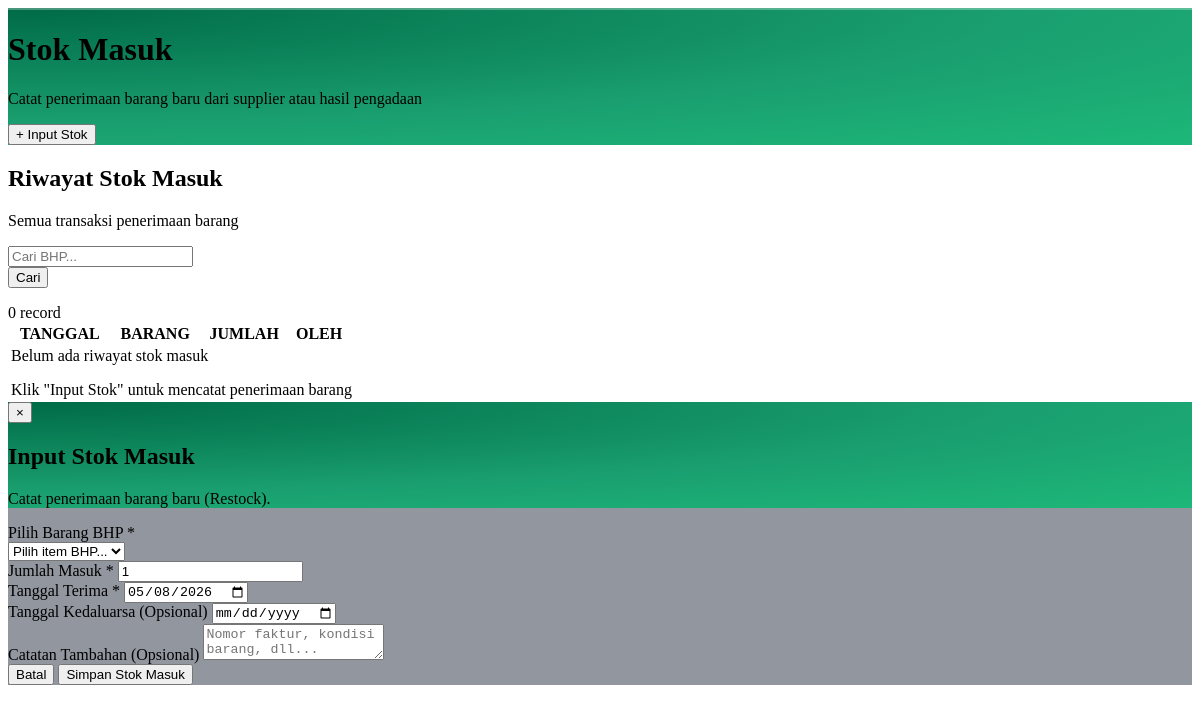
/dokter/contents/stock.php, run on an earlier commit of the app's database.
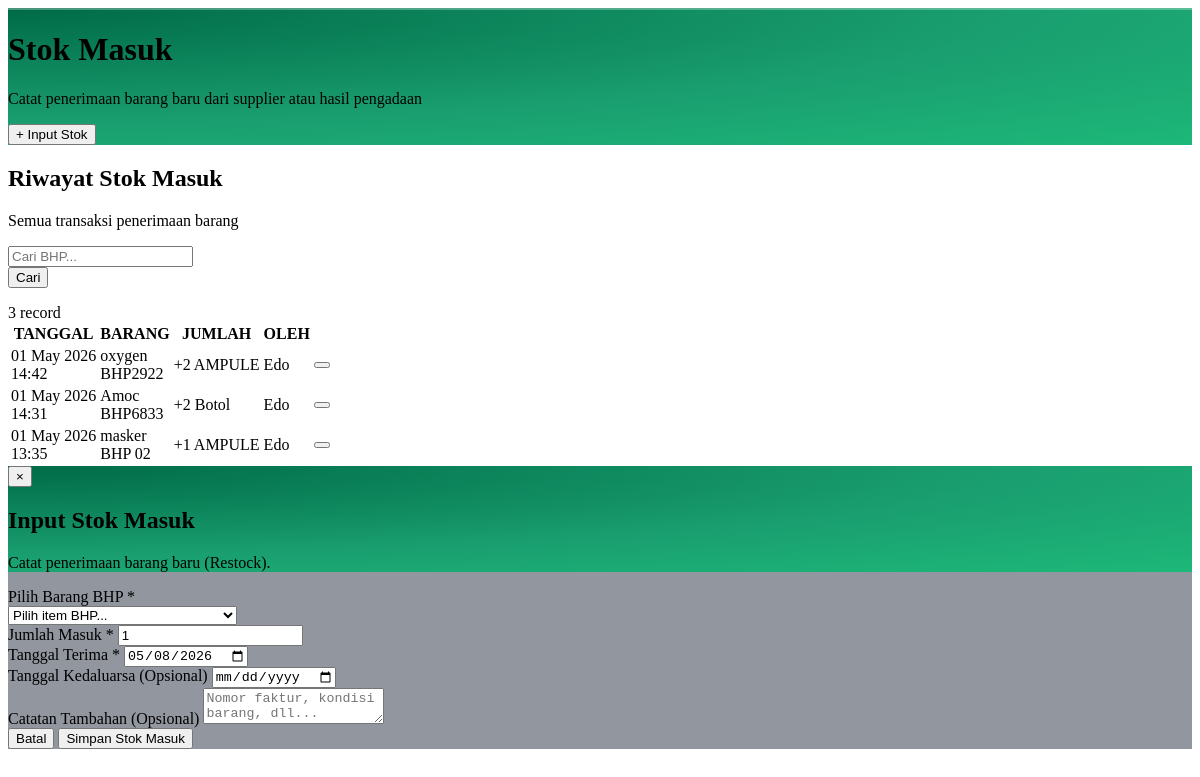
And on a later commit of the database.
### tables this page shows
CREATE TABLE `stok_masuk` (
  `id_stok_masuk` int UNSIGNED NOT NULL,
  `id_bhp` int UNSIGNED NOT NULL,
  `jumlah` int NOT NULL DEFAULT '1',
  `tanggal_terima` date NOT NULL,
  `tgl_kadaluarsa` date DEFAULT NULL,
  `catatan` text,
  `id_user` int UNSIGNED DEFAULT NULL COMMENT 'User yang menginput',
  `created_at` datetime NOT NULL DEFAULT CURRENT_TIMESTAMP
);

CREATE TABLE `bhp` (
  `id_bhp` int UNSIGNED NOT NULL,
  `Kode_bhp` varchar(20) DEFAULT NULL,
  `Nama_bhp` varchar(100) NOT NULL,
  `Jumlah` int DEFAULT '0',
  `isi_per_stok` int NOT NULL DEFAULT '1',
  `Pemakaian` varchar(12) DEFAULT '0',
  `id_kategori` int UNSIGNED DEFAULT NULL,
  `id_satuan` int UNSIGNED DEFAULT NULL
);

CREATE TABLE `satuan_bhp` (
  `id_satuan` int UNSIGNED NOT NULL,
  `Nama_satuan` varchar(30) NOT NULL
);

CREATE TABLE `user` (
  `id_user` int UNSIGNED NOT NULL,
  `Nama_lengkap` varchar(100) NOT NULL,
  `Email` varchar(255) NOT NULL,
  `No_telp` varchar(20) DEFAULT NULL,
  `Jenis_kelamin` enum('Laki-laki','Perempuan') DEFAULT NULL,
  `Tanggal_bergabung` date DEFAULT NULL,
  `Foto` varchar(255) DEFAULT NULL,
  `Password` varchar(255) NOT NULL,
  `Role` enum('admin','dokter','kepala_klinik') NOT NULL,
  `Status_akun` enum('aktif','nonaktif') DEFAULT 'aktif'
);

### config/database.php (called while the page is built, shortened)
<?php
class Database
{
    private static ?Database $instance = null;
    private PDO $pdo;
    private string $host     = 'localhost';
    private string $dbname   = 'db_poli_gigi';
    private string $username = 'root';
    private string $password = '';
    private string $charset  = 'utf8mb4';
    private function __construct()
    {
        $dsn = "mysql:host={$this->host};dbname={$this->dbname};charset={$this->charset}";
        $options = [
            PDO::ATTR_ERRMODE            => PDO::ERRMODE_EXCEPTION,
            PDO::ATTR_DEFAULT_FETCH_MODE => PDO::FETCH_ASSOC,
            PDO::ATTR_EMULATE_PREPARES   => false,
        ];
        try {
            $this->pdo = new PDO($dsn, $this->username, $this->password, $options);
        } catch (PDOException $e) {
            error_log('[Database] ' . $e->getMessage());
            die(json_encode([
                'status'  => 'error',
                'message' => 'Koneksi database gagal. Silakan coba lagi nanti.'
            ]));
        }
    }
    public static function getInstance(): Database
    {
        if (self::$instance === null) {
            self::$instance = new self();
        }
        return self::$instance;
    }
    public function getConnection(): PDO
    {
        return $this->pdo;
    }
}

### classes/StokMasukManager.php (called while the page is built, shortened)
<?php
class StokMasukManager
{
    private PDO $db;
    public function __construct()
    {
        $this->db = Database::getInstance()->getConnection();
    }
    private function ensureTable(): void
    {
        $this->db->exec("
            CREATE TABLE IF NOT EXISTS `stok_masuk` (
              `id_stok_masuk`  INT UNSIGNED NOT NULL AUTO_INCREMENT,
              `id_bhp`         INT UNSIGNED NOT NULL,
              `jumlah`         INT          NOT NULL DEFAULT 1,
              `tanggal_terima` DATE         NOT NULL,
              `supplier`       VARCHAR(100) DEFAULT NULL,
              `tgl_kadaluarsa` DATE         DEFAULT NULL,
              `catatan`        TEXT         DEFAULT NULL,
              `id_user`        INT UNSIGNED DEFAULT NULL,
              `created_at`     DATETIME     NOT NULL DEFAULT CURRENT_TIMESTAMP,
              PRIMARY KEY (`id_stok_masuk`),
              KEY `fk_stok_bhp`  (`id_bhp`),
              KEY `fk_stok_user` (`id_user`)
            ) ENGINE=InnoDB DEFAULT CHARSET=utf8mb4
        ");
    }
    public function getAllStokMasuk(array $filter = []): array
    {
        $where  = [];
        $params = [];
        $sql = "
            SELECT sm.*,
                   b.Nama_bhp, b.Kode_bhp,
                   s.Nama_satuan,
                   u.Nama_lengkap AS nama_user
            FROM   stok_masuk sm
            LEFT JOIN bhp        b ON sm.id_bhp  = b.id_bhp
            LEFT JOIN satuan_bhp s ON b.id_satuan = s.id_satuan
            LEFT JOIN user       u ON sm.id_user  = u.id_user
        ";
        $sql .= ' ORDER BY sm.created_at DESC';
        if (!empty($filter['limit'])) {
            $sql     .= ' LIMIT ?';
            $params[] = (int)$filter['limit'];
        }
        $stmt = $this->db->prepare($sql);
        $stmt->execute($params);
        return $stmt->fetchAll();
    }
    public function countStokMasuk(array $filter = []): int
    {
        $where  = [];
        $params = [];
        $sql = "SELECT COUNT(*) FROM stok_masuk sm LEFT JOIN bhp b ON sm.id_bhp = b.id_bhp";
        $stmt = $this->db->prepare($sql);
        $stmt->execute($params);
        return (int)$stmt->fetchColumn();
    }
}

### dokter/contents/stock.php (the view, shortened to what the changed rows need)
<?php
$mgr     = new StokMasukManager();
$p      = max(1, (int)($_GET['p'] ?? 1));
$limit  = 10;
$offset = ($p - 1) * $limit;
$filter = [
  'keyword' => $_GET['keyword'] ?? '',
  'limit'   => $limit,
  'offset'  => $offset
];
$stokList    = $mgr->getAllStokMasuk($filter);
$totalRecord = $mgr->countStokMasuk($filter);
?>
<div class="w-full p-4 sm:p-6 lg:p-8">
  <div class="max-w-[1400px] mx-auto space-y-6 w-full">
    <div
      class="relative w-full rounded-2xl overflow-hidden mb-2"
      style="background: radial-gradient(ellipse at 0% 0%, #006B47 0%, #1A9F70 60%, #1DB879 100%);"
    >
      <div class="relative z-10 flex flex-col sm:flex-row items-start sm:items-center justify-between gap-6 px-6 py-6 sm:px-8 sm:py-7">
        <div class="flex items-center gap-4 sm:gap-5 min-w-0">
          <div class="flex flex-col gap-1 min-w-0">
            <h1 class="font-display font-bold text-white text-xl sm:text-2xl lg:text-3xl leading-tight">Stok Masuk</h1>
          </div>
        </div>
      </div>
    </div>
    <div class="bg-white border border-slate-200 rounded-2xl shadow-sm flex flex-col p-6 sm:p-8">
      <div class="flex flex-col md:flex-row justify-between items-start md:items-center gap-6 mb-8">
        <div class="flex items-center gap-4">
          <div>
            <h2 class="font-display font-bold text-lg text-slate-800">Riwayat Stok Masuk</h2>
          </div>
        </div>
        <div class="flex items-center gap-4 w-full md:w-auto">
          <form method="GET" action="" class="flex items-center gap-2 flex-1 md:flex-none">
            <div class="relative min-w-[200px] flex-1 md:flex-none">
            </div>
            <button type="submit" class="h-9 px-4 bg-slate-800 text-white rounded-lg text-xs font-bold hover:bg-slate-700 transition-colors">
            </button>
          </form>
          <span id="badgeTotal" class="px-3 py-1.5 rounded-full bg-emerald-50 text-emerald-600 font-bold text-[11px] shrink-0">
            <?= $totalRecord ?> record
          </span>
        </div>
      </div>
      <div class="overflow-x-auto w-full">
        <table class="w-full text-left whitespace-nowrap">
          <thead>
            <tr class="text-[11px] uppercase tracking-widest text-slate-400 border-b border-slate-100 font-bold">
              <th class="py-4 px-3">TANGGAL</th>
              <th class="py-4 px-3">BARANG</th>
              <th class="py-4 px-3">JUMLAH</th>
              <th class="py-4 px-3">OLEH</th>
              <th class="py-4 px-3"></th>
            </tr>
          </thead>
          <tbody id="tbodyStok" class="text-[13px] font-plex divide-y divide-slate-50/50">
            <?php if (empty($stokList)): ?>
            <tr id="emptyRowStok">
              <td colspan="5" class="py-16 text-center">
                <div class="flex flex-col items-center gap-3 text-slate-400">
                  <p class="font-medium text-[14px]">Belum ada riwayat stok masuk</p>
                  <p class="text-[12px]">Klik "Input Stok" untuk mencatat penerimaan barang</p>
                </div>
              </td>
            </tr>
            <?php else: ?>
              <?php foreach ($stokList as $row): ?>
              <tr class="hover:bg-slate-50/50 transition-colors group stok-row" data-id="<?= $row['id_stok_masuk'] ?>">
                <td class="py-5 px-3">
                  <div class="font-medium text-slate-500"><?= date('d M Y', strtotime($row['tanggal_terima'])) ?></div>
                  <div class="text-[11px] text-slate-400 mt-0.5"><?= date('H:i', strtotime($row['created_at'])) ?></div>
                </td>
                <td class="py-5 px-3">
                  <div class="font-semibold text-slate-700"><?= htmlspecialchars($row['Nama_bhp']) ?></div>
                  <?php if (!empty($row['Kode_bhp'])): ?>
                  <div class="text-[11px] text-slate-400 mt-0.5"><?= htmlspecialchars($row['Kode_bhp']) ?></div>
                  <?php endif; ?>
                </td>
                <td class="py-5 px-3">
                  <span class="font-bold text-brand-600">
                    +<?= $row['jumlah'] ?> <?= htmlspecialchars($row['Nama_satuan'] ?? '') ?>
                  </span>
                </td>
                <td class="py-5 px-3 font-medium text-slate-400">
                  <?= htmlspecialchars($row['nama_user'] ?? 'Sistem') ?>
                </td>
                <td class="py-5 px-3 text-right">
                  <button
                    onclick="deleteStok(<?= $row['id_stok_masuk'] ?>, this)"
                    class="text-red-400 hover:text-red-600 transition-colors"
                    title="Hapus"
                  ><i class="far fa-trash-alt text-[14px]"></i></button>
                </td>
              </tr>
              <?php endforeach; ?>
            <?php endif; ?>
          </tbody>
        </table>
      </div>
    </div>
  </div>
  <div id="modalStokMasuk" class="fixed inset-0 z-[9999] hidden items-center justify-center p-4 font-plex"
    style="background:rgba(15,23,42,0.45);backdrop-filter:blur(4px);"
    onclick="if(event.target===this)closeModalStok()">
    <div class="relative w-full max-w-2xl bg-white rounded-2xl shadow-2xl overflow-hidden flex flex-col"
      style="animation: modalIn .25s cubic-bezier(.34,1.56,.64,1) both;">
      <div class="relative px-7 pt-6 pb-5 flex-shrink-0" style="background: radial-gradient(ellipse at 0% 0%, #006B47 0%, #1A9F70 60%, #1DB879 100%);">
        <h2 class="font-bold text-white text-xl leading-tight">Input Stok Masuk</h2>
      </div>
    </div>
  </div>
</div>

What changed in the data, as far as the page shows it:
added stok_masuk: tanggal_terima "01 May 2026", created_at "14:42", id_bhp.Nama_bhp "oxygen", id_bhp.Kode_bhp "BHP2922", jumlah "2", satuan_bhp.Nama_satuan "AMPULE", id_user.Nama_lengkap "Edo"
added stok_masuk: tanggal_terima "01 May 2026", created_at "14:31", id_bhp.Nama_bhp "Amoc", id_bhp.Kode_bhp "BHP6833", jumlah "2", satuan_bhp.Nama_satuan "Botol", id_user.Nama_lengkap "Edo"
added stok_masuk: tanggal_terima "01 May 2026", created_at "13:35", id_bhp.Nama_bhp "masker", id_bhp.Kode_bhp "BHP 02", jumlah "1", satuan_bhp.Nama_satuan "AMPULE", id_user.Nama_lengkap "Edo"
Also different on the page:
$totalRecord: "0" → "3"
text no longer shown: "Belum ada riwayat stok masuk Klik \"Input Stok\" untuk mencatat penerimaan barang"
